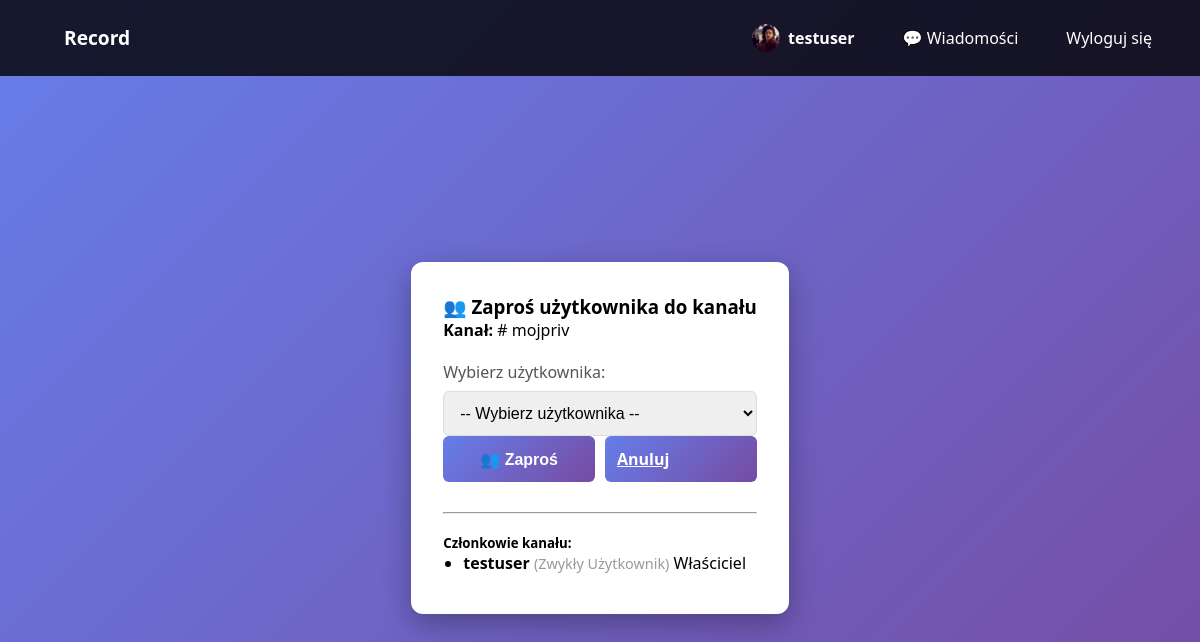
/channel/6/invite/ (signed in), run on the app's committed database.
### record_app/models.py (models this page shows, shortened)
class User(AbstractUser):
    ROLE_CHOICES = [
        ('user', 'Zwykły Użytkownik'),
        ('moderator', 'Moderator'),
        ('admin', 'Administrator'),
    ]
    role = models.CharField(
        max_length=10,
        choices=ROLE_CHOICES,
        default='user'
    )
    is_banned = models.BooleanField(default=False)
    description = models.TextField(blank=True, null=True)
    avatar = models.ImageField(upload_to='avatars/', blank=True, null=True)
    @property
    def avatar_url(self):
        if self.avatar:
            return self.avatar.url
        return f'{settings.MEDIA_URL}avatars/default_pfp.jpg'
    class Meta:
        verbose_name = 'Użytkownik'
        verbose_name_plural = 'Użytkownicy'

class Channel(models.Model):
    CHANNEL_TYPE_CHOICES = [
        ('text', 'Kanał tekstowy'),
        ('voice', 'Kanał głosowy'),
    ]
    name = models.CharField(max_length=100)
    description = models.TextField(blank=True, null=True)
    channel_type = models.CharField(
        max_length=10,
        choices=CHANNEL_TYPE_CHOICES,
        default='text'
    )
    is_public = models.BooleanField(default=True)
    created_by = models.ForeignKey(User, on_delete=models.CASCADE, related_name='created_channels')
    created_at = models.DateTimeField(auto_now_add=True)
    updated_at = models.DateTimeField(auto_now=True)
    class Meta:
        verbose_name = 'Kanał'
        verbose_name_plural = 'Kanały'
        ordering = ['created_at']

class ChannelMembership(models.Model):
    channel = models.ForeignKey(Channel, on_delete=models.CASCADE, related_name='members')
    user = models.ForeignKey(User, on_delete=models.CASCADE, related_name='channel_memberships')
    added_by = models.ForeignKey(User, on_delete=models.SET_NULL, null=True, related_name='added_members')
    added_at = models.DateTimeField(auto_now_add=True)
    class Meta:
        unique_together = ('channel', 'user')
        verbose_name = 'Członkostwo w kanale'
        verbose_name_plural = 'Członkostwa w kanałach'

### record_app/views.py (the view, shortened to what this page needs)
# urls.py: path('channel/<int:channel_id>/invite/', views.invite_to_channel_view, name='invite_channel'),
@login_required(login_url='login')
def invite_to_channel_view(request, channel_id):
    channel = get_object_or_404(Channel, id=channel_id)
    if request.user not in [channel.created_by] and request.user.role not in ['admin', 'moderator']:
        messages.error(request, "Nie masz uprawnień do zapraszania użytkowników.")
        return redirect('home')
    users = User.objects.exclude(
        channel_memberships__channel=channel
    ).exclude(id=channel.created_by.id).distinct()
    context = {'channel': channel, 'users': users}
    return render(request, 'record_app/invite_channel.html', context)

### record_app/context_processors.py (called while the page is built)
def pending_reports(request):
    if request.user.is_authenticated and request.user.role in ('admin', 'moderator'):
        count = Report.objects.filter(status='pending').count()
        return {'pending_reports_count': count}
    return {'pending_reports_count': 0}

### record_app/templates/record_app/invite_channel.html (shortened to what this page needs)
{% extends "record_app/base.html" %}
{% load static %}
{% block content %}
<div class="container" style="max-width: 600px; margin: 40px auto;">
    <div class="card">
        <div class="card-header bg-info text-white">
            <h3 style="margin: 0;">👥 Zaproś użytkownika do kanału</h3>
        </div>
        <div class="card-body">
            <p style="margin-bottom: 20px;">
                <strong>Kanał:</strong>
                {% if channel.channel_type == 'text' %}#{% else %}🔊{% endif %}
                {{ channel.name }}
            </p>
            {% if users %}
            <form method="POST">
                <div class="mb-3">
                    <label for="user_id" class="form-label">Wybierz użytkownika:</label>
                    <select class="form-control" id="user_id" name="user_id" required>
                        <option value="">-- Wybierz użytkownika --</option>
                    </select>
                </div>
                <div style="display: flex; gap: 10px;">
                    <button type="submit" class="btn btn-primary">👥 Zaproś</button>
                    <a href="{% url 'home' %}" class="btn btn-secondary">Anuluj</a>
                </div>
            </form>
            {% else %}
            <div class="alert alert-info">
                Wszyscy użytkownicy (oprócz twojego konta) są już zaproszeni do tego kanału.
            </div>
            <a href="{% url 'home' %}" class="btn btn-secondary">Wróć</a>
            {% endif %}
            <hr style="margin-top: 30px;">
            <h5 style="margin-top: 20px;">Członkowie kanału:</h5>
            <div style="max-height: 300px; overflow-y: auto;">
                <ul style="margin: 0; padding-left: 20px;">
                    {% for membership in channel.members.all %}
                    <li style="margin-bottom: 8px;">
                        <strong>{{ membership.user.username }}</strong>
                        <span style="color: #999; font-size: 0.9rem;">({{ membership.user.get_role_display }})</span>
                        {% if membership.user == channel.created_by %}
                        <span class="badge bg-success">Właściciel</span>
                        {% endif %}
                    </li>
                    {% endfor %}
                </ul>
            </div>
        </div>
    </div>
</div>
{% endblock %}

### record_app/templates/record_app/base.html (shortened to what this page needs)
{% load static %}
<!DOCTYPE html>
<html lang="pl">
<head>
    <link rel="stylesheet" href="{% static 'css/style.css' %}">
</head>
<body>
    <nav>
        <div>
            <a href="{% url 'home' %}" style="font-weight: bold; font-size: 1.2rem;">Record</a>
        </div>
        <div>
            {% if user.is_authenticated %}
                <a href="{% url 'profile' %}" class="nav-avatar-wrap">
                    <img src="{{ user.avatar_url }}" alt="{{ user.username }}" class="avatar avatar-sm">
                    <strong>{{ user.username }}</strong>
                </a>
                <a href="{% url 'private_conversations' %}">💬 Wiadomości</a>
                <a href="{% url 'logout' %}">Wyloguj się</a>
            {% else %}
                <a href="{% url 'login' %}">Logowanie</a>
                <a href="{% url 'register' %}">Rejestracja</a>
            {% endif %}
        </div>
    </nav>
    <div class="content-area">
        {% block content %}
        {% endblock %}
    </div>
</body>
</html>

### record_app/static/css/style.css (style rules this page uses)
* { margin: 0; padding: 0; box-sizing: border-box; }
body { font-family: 'Segoe UI', Tahoma, Geneva, Verdana, sans-serif; background: linear-gradient(135deg, #667eea 0%, #764ba2 100%); height: 100vh; overflow: hidden; display: flex; flex-direction: column; }
.content-area { flex: 1; overflow: hidden; display: flex; flex-direction: column; min-height: 0; }
nav { background: rgba(0, 0, 0, 0.8); padding: 1rem 2rem; display: flex; justify-content: space-between; align-items: center; color: white; }
nav > div { display: flex; align-items: center; }
nav a, nav button { color: white; text-decoration: none; margin-left: 1rem; cursor: pointer; background: none; border: none; font-size: 1rem; padding: 0.5rem 1rem; border-radius: 4px; transition: background 0.3s; line-height: 1; }
.avatar { border-radius: 50%; object-fit: cover; flex-shrink: 0; display: inline-block; }
.avatar-sm, .avatar-placeholder-sm { width: 28px; height: 28px; font-size: 11px; }
.nav-avatar-wrap { display: inline-flex; align-items: center; gap: 8px; color: white; text-decoration: none; white-space: nowrap; }
.container { flex: 1; display: flex; justify-content: center; align-items: center; padding: 2rem; }
.card { background: white; border-radius: 12px; box-shadow: 0 10px 30px rgba(0, 0, 0, 0.3); padding: 2rem; max-width: 400px; width: 100%; }
label { display: block; margin-bottom: 0.5rem; color: #555; font-weight: 500; }
.form-control { width: 100%; padding: 0.75rem; border: 1px solid #ddd; border-radius: 6px; font-size: 1rem; transition: border-color 0.3s; }
.btn { width: 100%; padding: 0.75rem; background: linear-gradient(135deg, #667eea 0%, #764ba2 100%); color: white; border: none; border-radius: 6px; font-size: 1rem; font-weight: 600; cursor: pointer; transition: transform 0.2s, box-shadow 0.2s; }

### data on the page
User: avatar_url (picture), username "testuser"
Channel: name "mojpriv"
ChannelMembership: user.username "testuser", user.role "Zwykły Użytkownik", shows "Właściciel"
